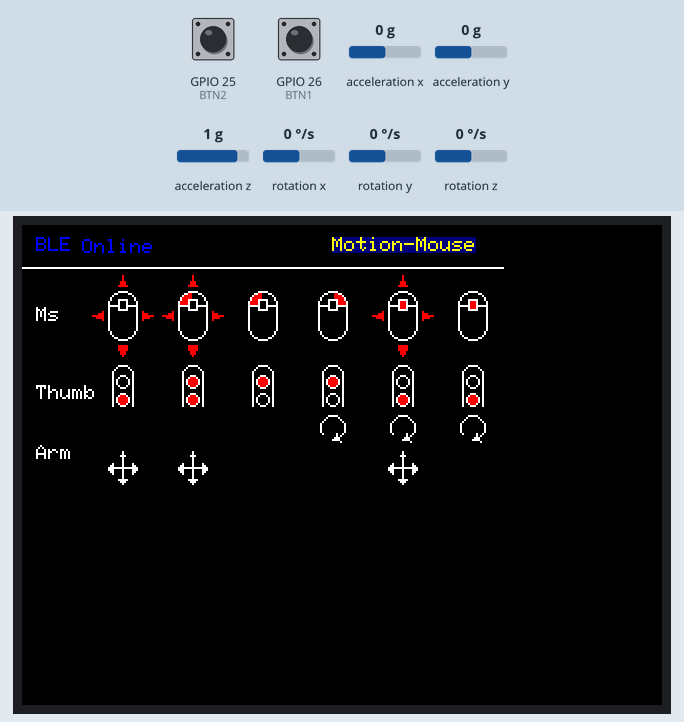
A sketch run on a simulated ESP32. On the bench: 320×240 colour display. The inputs (shaded band) are chosen by the test bench; at power-on: GPIO 25 (BTN2) HIGH, GPIO 26 (BTN1) HIGH, acceleration x 0 g, acceleration y 0 g, acceleration z 1 g, rotation x 0 °/s, rotation y 0 °/s, rotation z 0 °/s. USB keyboard and mouse output is not drawn.

Above: at 0.2 s.

The sketch:

Motion_Mouse.ino
```cpp
#include <M5Unified.h>
#include <BleMouse.h>

const int BTN1 = 26;
const int BTN2 = 25;

float accX  = 0.0F;
float accY  = 0.0F;
float accZ  = 0.0F;

float gyroX = 0.0F;
float gyroY = 0.0F;
float gyroZ = 0.0F;

float roll  = 0.0F;
float pitch = 0.0F;
float yaw   = 0.0F;
float roll_2= 0.0F;

float x = 0.0F;
float y = 0.0F;
float z = 0.0F;

BleMouse BleMouse("Motion-Mouse");

void drawUI(int x,int y,int left,int right,int middle,int dir,int twist){

  //finger
  M5.Lcd.drawCircle(x,y+35,5,WHITE);
  M5.Lcd.drawRect(x-5,y+35,11,16,WHITE);
  M5.Lcd.fillRect(x-4,y+35,9,16,BLACK);
  //finger button
  M5.Lcd.drawCircle(x,y+38,3,WHITE);
  M5.Lcd.drawCircle(x,y+47,3,WHITE);

  //mouse body
  if(left == 1){
    M5.Lcd.fillCircle(x,y,7,RED);
    M5.Lcd.fillRect(x,y-7,8,15,BLACK);
    M5.Lcd.fillCircle(x,y+38,2,RED);
  }else if(right == 1){
    M5.Lcd.fillCircle(x,y,7,RED);
    M5.Lcd.fillRect(x-7,y-7,8,15,BLACK);
    M5.Lcd.fillCircle(x,y+38,2,RED);
  }
  M5.Lcd.drawCircle(x,y,7,WHITE);

  M5.Lcd.drawCircle(x,y+10,7,WHITE);

  M5.Lcd.fillRect(x-7,y,15,11,BLACK);
  M5.Lcd.drawRect(x-7,y,15,11,WHITE);
  M5.Lcd.drawLine(x-6,y+10,x+6,y+10,BLACK);

  //middle button
  if(middle == 1){
    M5.Lcd.fillRect(x-2,y-3,5,6,RED);
    M5.Lcd.fillCircle(x,y+47,2,RED);
  }else{
    M5.Lcd.fillRect(x-2,y-3,5,6,BLACK);
  }
  M5.Lcd.drawRect(x-2,y-3,5,6,WHITE);

  if(dir == 1){
    //↑
    M5.Lcd.fillTriangle(x,y-15,x-2,y-10,x+2,y-10,RED);
    M5.Lcd.fillTriangle(x,y-15,x-2,y-10,x+2,y-10,RED);
    //↓
    M5.Lcd.fillTriangle(x,y+25,x-2,y+20,x+2,y+20,RED);
    M5.Lcd.fillTriangle(x,y+25,x-2,y+20,x+2,y+20,RED);
    //←
    M5.Lcd.fillTriangle(x-15,y+5,x-10,y+3,x-10,y+7,RED);
    M5.Lcd.fillTriangle(x-15,y+5,x-10,y+3,x-10,y+7,RED);
    //→
    M5.Lcd.fillTriangle(x+15,y+5,x+10,y+3,x+10,y+7,RED);
    M5.Lcd.fillTriangle(x+15,y+5,x+10,y+3,x+10,y+7,RED);


    //finger
    M5.Lcd.fillCircle(x,y+47,2,RED);

    M5.Lcd.fillTriangle(x,y+73,x-7,y+81,x+7,y+81,WHITE);
    M5.Lcd.fillTriangle(x,y+89,x-7,y+81,x+7,y+81,WHITE);
    M5.Lcd.fillRect(x-4,y+76,9,11,BLACK);
    M5.Lcd.drawLine(x-5,y+81,x+5,y+81,WHITE);
    M5.Lcd.drawLine(x,y+76,x,y+86,WHITE);

  }

  if(twist == 1){
    //arm twist
    M5.Lcd.drawCircle(x,y+61,6,WHITE);
    M5.Lcd.fillRect(x-4,y+61,8,7,BLACK);
    M5.Lcd.fillTriangle(x+2,y+64,x+4,y+68,x,y+67,WHITE);
  }
}

void readGyro(){
  M5.Imu.getAccel(&accX, &accY, &accZ);             // 加速度の取得
  M5.Imu.getGyro(&gyroX, &gyroY, &gyroZ);           // 角速度の取得
  roll  =  atan(accX / sqrt((accY * accY) + (accZ * accZ))) * 180 / 3.14;
  pitch =  atan(accY / sqrt((accX * accX) + (accZ * accZ))) * 180 / 3.14;
  yaw   =  atan(sqrt((accX * accX) + (accY * accY)) / accZ) * 180 / 3.14;

  if(roll < 0){
    roll_2 = -roll;
  }else{
    roll_2 = roll;
  }

  //if(yaw < 0){
  //  yaw = -yaw;
  //}

  roll_2  = roll_2    *2*3.14/360;
  yaw     = yaw       *2*3.14/360;
  y = (-gyroX * (1- roll_2 * roll_2 /2) - gyroZ * (roll_2 - roll_2 * roll_2 * roll_2/6))/10;
  x = (-gyroZ * (1- roll_2 * roll_2 /2) - gyroX * (roll_2 - roll_2 * roll_2 * roll_2/6))/10;
}


void setup(){

  auto cfg = M5.config();       // M5Stack初期設定用の構造体を代入
  // configを設定する場合はここで設定
  // 例
  // cfg.external_spk = true;
  cfg.internal_imu = true;
  M5.begin(cfg);

  pinMode(BTN1,INPUT_PULLUP);
  pinMode(BTN2,INPUT_PULLUP);
  gpio_pullup_dis(GPIO_NUM_36);
  gpio_pulldown_dis(GPIO_NUM_36);


  //hand select
  M5.Lcd.setRotation(1);
  //M5.Lcd.setCursor(110,5);
  //M5.Display.setTextSize(1);
  //M5.Display.print("^ select hand");
  //M5.Lcd.setCursor(130,120);
  //M5.Display.print("enter >");
  //M5.Lcd.setCursor(20,30);
  //M5.Display.setTextSize(2);
  //M5.Display.println("Which hand?");

  //int hand = 1;
  //while(1){
  //
  //  M5.update();
  //
  //  if(M5.BtnB.isPressed()){
  //    hand += 1;
  //    if(hand > 2){
  //      hand = 1;
  //    }
  //  }
  //
  //  if(hand == 1){
  //    M5.Lcd.setCursor(20,50);
  //    M5.Lcd.setTextColor(BLUE, WHITE);
  //    M5.Display.print("1.RIGHT");
  //    M5.Lcd.setCursor(20,70);
  //    M5.Lcd.setTextColor(WHITE, BLACK);
  //    M5.Display.print("2.LEFT");
  //  }else{
  //    M5.Lcd.setCursor(20,50);
  //    M5.Lcd.setTextColor(WHITE, BLACK);
  //    M5.Display.print("1.RIGHT");
  //    M5.Lcd.setCursor(20,70);
  //    M5.Lcd.setTextColor(BLUE, WHITE);
  //    M5.Display.print("2.LEFT");
  //  }
  //
  //  if(M5.BtnA.isPressed()){
  //    break;
  //  }
  //
  //  delay(100);
  //}
  //
  //M5.Display.clear();
  //
  //
  //if(hand == 1){
  //  M5.Lcd.setRotation(1);
  //}else{
  //  M5.Lcd.setRotation(3);
  //}

  M5.Display.setTextSize(1);

  //BLE print
  M5.Display.setCursor(7,6);
  M5.Display.setTextColor(BLUE,BLACK);
  M5.Display.print("BLE");

  //draw machine name
  M5.Lcd.setCursor(155,6);
  M5.Lcd.setTextColor(YELLOW, NAVY);
  M5.Lcd.print("Motion-Mouse");
  M5.Lcd.setTextColor(WHITE,BLACK);

  //pertition draw
  M5.Lcd.drawLine(0,21,240,21,WHITE);

  //list
  M5.Lcd.setCursor(7,41);
  M5.Lcd.print("Ms");
  M5.Lcd.setCursor(7,80);
  M5.Lcd.print("Thumb");
  M5.Lcd.setCursor(7,110);
  M5.Lcd.print("Arm");

  //UI draw (x,y,left,right,middle,dir,twist)
  drawUI(50,40,0,0,0,1,0);
  drawUI(85,40,1,0,0,1,0);
  drawUI(120,40,1,0,0,0,0);
  drawUI(155,40,0,1,0,0,1);
  drawUI(190,40,0,0,1,1,1);
  drawUI(225,40,0,0,1,0,1);
  //scroll ui draw


  BleMouse.begin();

  M5.Imu.begin();

}

void loop() {

  M5.Display.setCursor(30,7);

  if(BleMouse.isConnected()){
    M5.Lcd.setTextColor(BLUE, BLACK);
    M5.Display.print("Online ");

    readGyro();

    if(digitalRead(BTN1) == 0 && digitalRead(BTN2) == 1){

      //move / wheel scroll

      if(roll > 0 || yaw > 0){
        BleMouse.release(MOUSE_LEFT);
        BleMouse.release(MOUSE_RIGHT);
        BleMouse.release(MOUSE_MIDDLE);

        BleMouse.move(x,y);
      }else{
        BleMouse.release(MOUSE_LEFT);
        BleMouse.release(MOUSE_RIGHT);
        BleMouse.release(MOUSE_MIDDLE);

        BleMouse.move(0,0,x,0);
      }

    }else if(digitalRead(BTN1) == 1 && digitalRead(BTN2) == 0){

      // just click

      if(roll > 0 || yaw > 0){
        BleMouse.press(MOUSE_LEFT);
        BleMouse.release(MOUSE_RIGHT);
        BleMouse.release(MOUSE_MIDDLE);

      }else{
        BleMouse.release(MOUSE_LEFT);
        BleMouse.press(MOUSE_RIGHT);
        BleMouse.release(MOUSE_MIDDLE);
      }

    }else if(digitalRead(BTN1) == 0 && digitalRead(BTN2) == 0){

      //drag / middle drag

      if(roll > 0 || yaw > 0){
        BleMouse.press(MOUSE_LEFT);
        BleMouse.release(MOUSE_RIGHT);
        BleMouse.release(MOUSE_MIDDLE);

        BleMouse.move(x,y);
      }else{
        BleMouse.release(MOUSE_LEFT);
        BleMouse.release(MOUSE_RIGHT);
        BleMouse.press(MOUSE_MIDDLE);

        BleMouse.move(x,y);
      }

    }else{
      //delay(50);
      BleMouse.release(MOUSE_LEFT);
      BleMouse.release(MOUSE_RIGHT);
      BleMouse.release(MOUSE_MIDDLE);
    }


  }else{
    M5.Lcd.setTextColor(DARKGREY, BLACK);
    M5.Display.print("Offline");
    delay(500);
  }

  delay(10);

}
```
